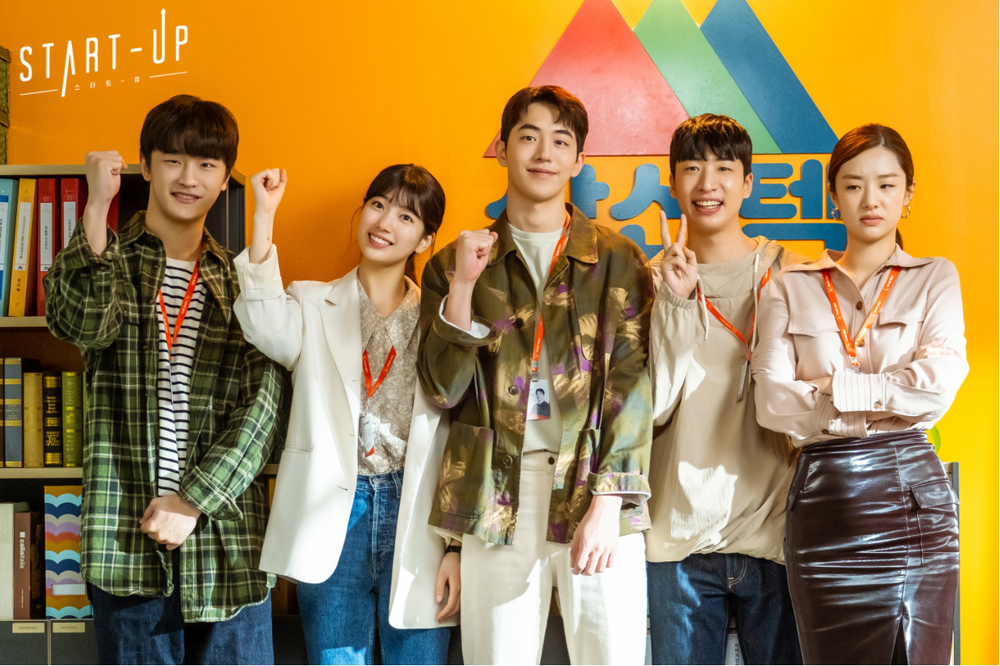
#> input picture HELLO_PYTHON/day17/startup.png, 1000 x 666 px, shrunk from 1280 x 853 before the run
$ python mycv04rotate.py
#> lines starting #> are read from the running program, lines starting #| are printed output that depends on the picture
import cv2
import numpy as np

img = cv2.imread('startup.png')
#> img is the input picture: shape (666, 1000, 3); mean B, G, R 81.9, 131.8, 159.8

rows, cols = img.shape[0:2]
#> rows = 666; cols = 1000
d45 = 45.0 * np.pi / 180

m45 = np.float32([[ np.cos(d45), -1 * np.sin(d45), rows // 2],
                    [np.sin(d45), np.cos(d45), -1 * cols // 4]])

r45 = cv2.warpAffine(img, m45, (cols, rows))
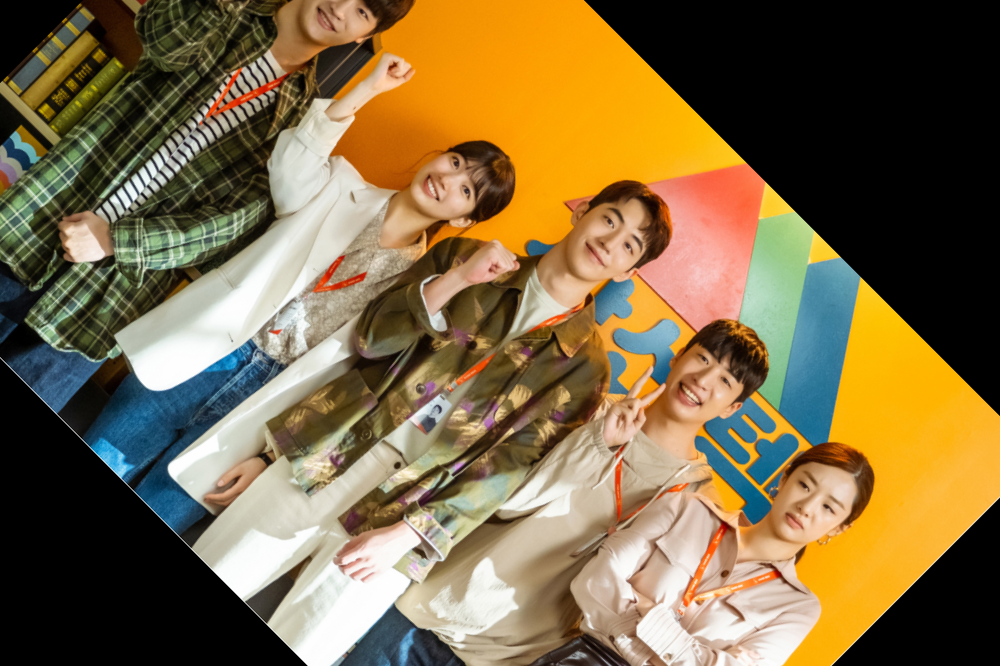
#> r45: shape (666, 1000, 3); mean B, G, R 70.4, 106.9, 126.9
cv2.imshow('img', img)
cv2.imshow('45', r45)

cv2.waitKey(0)
cv2.destroyAllWindows()
